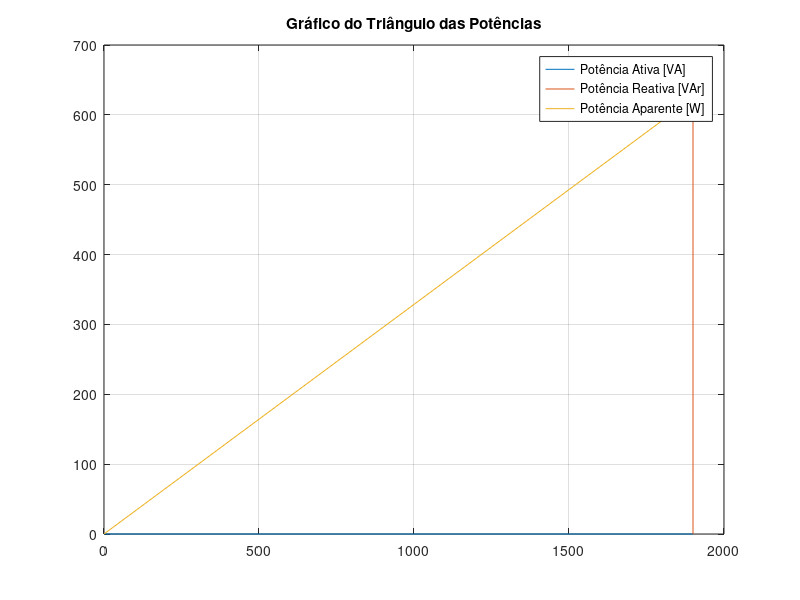
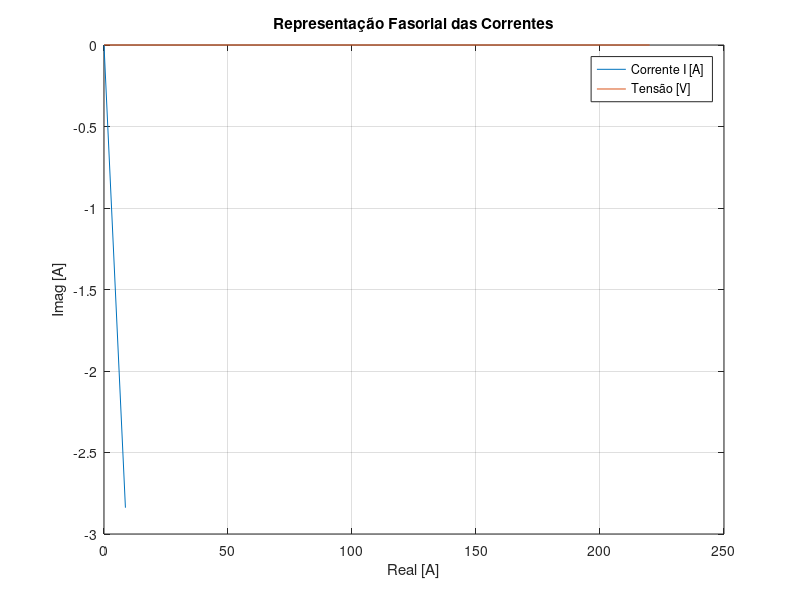

Recreate these plots in MATLAB, in order.
% dados da questão
Sm = 2e3; % 2k Va
fp = 0.95; % 0.95
Vn = 220; % 220 rms
f = 60;

% calculo da potência complexa, ativa e reativa
S = Sm*exp(i*acos(fp));
P = real(S);
Q = imag(S);

% analisando no modelo de cargas em série
I = S/Vn;
V = Vn*exp(i*0);
Rs = P/abs(I)^2;
Xs = Q/abs(I)^2;
Ls = Xs/(2*pi*f); % encontrar a indutância
printf('Carga em série, \n R = %f Ohm e L = %f H\n', Rs, Ls);

% analisando no modelo de cargas em paralelo
Rp = (Vn)^2/P;
Xp = (Vn)^2/Q;
Lp = Xp/(2*pi*f); % encontrar a indutância
printf('Carga em paralelo, \n R = %f Ohm e L = %f H\n', Rp, Lp);

printf('Carga Complexa [VA]:');
S
printf('Potência Aparente [W]:');
abs(S)
printf('Potência Ativa [VA]');
P
printf('Potência Reativa [Var]:');
Q

% plotando o gráfico do triângulo das potências
figure(1);
plot([0 P], [0 0], [P P], [0 Q], [0 P], [0 Q]); grid on;
title('Gráfico do Triângulo das Potências');
legend('Potência Ativa [VA]', 'Potência Reativa [VAr]', ...
       'Potência Aparente [W]');

figure(2);
plot([0 real(I')],[0 imag(I')], [0 real(V)],[0 imag(V)]);
title('Representação Fasorial das Correntes');
xlabel('Real [A]'); ylabel('Imag [A]'); grid on;
legend('Corrente I [A]', 'Tensão [V]');
